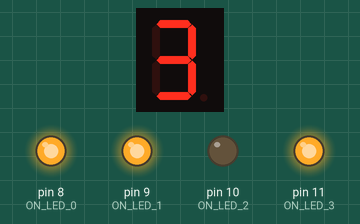
A sketch run on a simulated Arduino Uno, built with avr-gcc and run on an emulated ATmega328P. Shown: 1-digit seven-segment display, output pins drawn as LEDs (lit = HIGH). Wiring (inferred from the names in the program): 1-digit 7-segment display, segments lit when LOW: segments pin 0, pin 1, pin 2, pin 3, pin 4, pin 5, pin 6, pin 7. The segment pins are drawn as the display they are named for; pins used as bus, display or sensor lines are not drawn.

Above: at 0.4 s.
At 0.85 s:
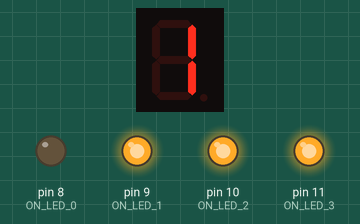
Timing chart, 0 to 130.0 s (numbered marks = the images above):
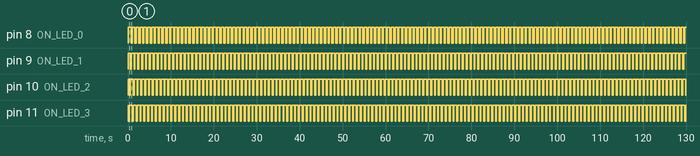

Measured:
- by itself, pin 8 (ON_LED_0): alternates HIGH for 0.60 s and LOW for 0.30 s
- by itself, pin 9 (ON_LED_1), pin 10 (ON_LED_2), pin 11 (ON_LED_3): alternates HIGH for 0.70 s and LOW for 0.20 s
- by itself, everything shown: repeats every 0.90 s, in 4 steps

The sketch:

Dinamic_IND_scetch.ino
```cpp
#include "led.c"

int ms_delay = 100;

void setup() {

  pinMode(a, OUTPUT);
  pinMode(b, OUTPUT);
  pinMode(c, OUTPUT);
  pinMode(d, OUTPUT);
  pinMode(e, OUTPUT);
  pinMode(f, OUTPUT);
  pinMode(g, OUTPUT);
  pinMode(dp, OUTPUT);

  pinMode(ON_LED_0, OUTPUT);
  pinMode(ON_LED_1, OUTPUT);
  pinMode(ON_LED_2, OUTPUT);
  pinMode(ON_LED_3, OUTPUT);

  reset_a;
  reset_b;
  reset_c;
  reset_d;
  reset_e;
  reset_f;
  reset_g;
  reset_dp;

  reset_ON_LED_0;
  reset_ON_LED_1;
  reset_ON_LED_2;
  reset_ON_LED_3;

  delay(ms_delay);

}

void loop() {

  //set_ON_LED_3;
  for(int i = 100; i < 1020; i++){
    ledprint(1234);
    delay(ms_delay);
  }

}
```

led.c
```cpp
#include "led.h"

void ledprint(int number)
{
	int R0 = number%10;
  int R1 = number%100/10;
  int R2 = number%1000/100;
  int R3 = number/1000;
  int delayTimer = 200;

	segchar(R0);
	reset_ON_LED_0;
	reset_ON_LED_1;
	reset_ON_LED_2;
	set_ON_LED_3;
  delay(delayTimer);

  segchar(R1);
  reset_ON_LED_0;
  reset_ON_LED_1;
  set_ON_LED_2;
  reset_ON_LED_3;
  delay(delayTimer);

  segchar(R2);
  reset_ON_LED_0;
  set_ON_LED_1;
  reset_ON_LED_2;
  reset_ON_LED_3;
  delay(delayTimer);

  segchar(R3);
  set_ON_LED_0;
  reset_ON_LED_1;
  reset_ON_LED_2;
  reset_ON_LED_3;
  delay(delayTimer);

}

void segchar(int seg)
{
        switch (seg)
        {
                case 1:
                        reset_a;set_b;set_c;reset_d;reset_e;reset_f;reset_g;reset_dp;
                        break;
                case 2:
                        set_a;set_b;reset_c;set_d;set_e;reset_f;set_g;reset_dp;
                        break;
                case 3:
                        set_a;set_b;set_c;set_d;reset_e;reset_f;set_g;reset_dp;
                        break;
                case 4:
                        reset_a;set_b;set_c;reset_d;reset_e;set_f;set_g;reset_dp;
                        break;
                case 5:
                        set_a;reset_b;set_c;set_d;reset_e;set_f;set_g;reset_dp;
                        break;
                case 6:
                        set_a;reset_b;set_c;set_d;set_e;set_f;set_g;reset_dp;
                        break;
                case 7:
                        set_a;set_b;set_c;reset_d;reset_e;reset_f;reset_g;reset_dp;
                        break;
                case 8:
                        set_a;set_b;set_c;set_d;set_e;set_f;set_g;reset_dp;
                        break;
                case 9:
                        set_a;set_b;set_c;set_d;reset_e;set_f;set_g;reset_dp;
                        break;
                case 0:
                        set_a;set_b;set_c;set_d;set_e;set_f;reset_g;reset_dp;
                        break;
        }
}
```

led.h
```cpp
#include <Arduino.h>

void segchar(int seg);

void ledprint(int number);

#define a 0
#define reset_a digitalWrite(a, HIGH)
#define set_a digitalWrite(a, LOW)

#define b 1
#define reset_b digitalWrite(b, HIGH)
#define set_b digitalWrite(b, LOW)

#define c 2
#define reset_c digitalWrite(c, HIGH)
#define set_c digitalWrite(c, LOW)

#define d 3
#define reset_d digitalWrite(d, HIGH)
#define set_d digitalWrite(d, LOW)

#define e 4
#define reset_e digitalWrite(e, HIGH)
#define set_e digitalWrite(e, LOW)

#define f 5
#define reset_f digitalWrite(f, HIGH)
#define set_f digitalWrite(f, LOW)

#define g 6
#define reset_g digitalWrite(g, HIGH)
#define set_g digitalWrite(g, LOW)

#define dp 7
#define reset_dp digitalWrite(dp, HIGH)
#define set_dp digitalWrite(dp, LOW)

#define ON_LED_0 8
#define reset_ON_LED_0 digitalWrite(ON_LED_0, HIGH)
#define set_ON_LED_0 digitalWrite(ON_LED_0, LOW)

#define ON_LED_1 9
#define reset_ON_LED_1 digitalWrite(ON_LED_1, HIGH)
#define set_ON_LED_1 digitalWrite(ON_LED_1, LOW)

#define ON_LED_2 10
#define reset_ON_LED_2 digitalWrite(ON_LED_2, HIGH)
#define set_ON_LED_2 digitalWrite(ON_LED_2, LOW)

#define ON_LED_3 11
#define reset_ON_LED_3 digitalWrite(ON_LED_3, HIGH)
#define set_ON_LED_3 digitalWrite(ON_LED_3, LOW)
```
